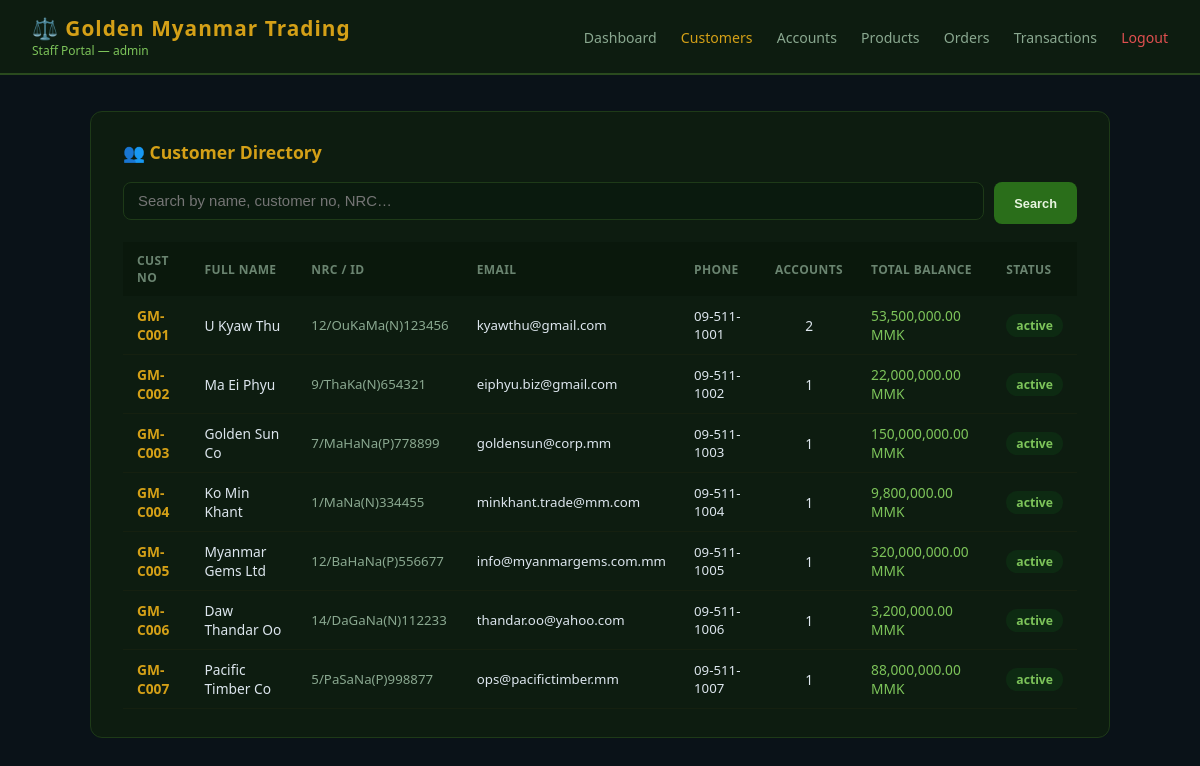
Screenshot of /lab/company-web-server/customers.php (signed in) with the database file from the repository.
### tables this page shows
CREATE TABLE IF NOT EXISTS customers (
    id         INT AUTO_INCREMENT PRIMARY KEY,
    cust_no    VARCHAR(20) UNIQUE NOT NULL,
    full_name  VARCHAR(100) NOT NULL,
    nrc_no     VARCHAR(30),                     
    email      VARCHAR(120),
    phone      VARCHAR(20),
    address    TEXT,
    status     ENUM('active','inactive','blacklisted') DEFAULT 'active',
    created_at DATETIME DEFAULT CURRENT_TIMESTAMP
);

### lab/company-web-server/customers.php (the view, shortened to what this page needs)
<?php
require 'db.php';
$search = isset($_GET['search']) ? $_GET['search'] : '';
$where  = '';
$customers = $conn->query(
    "SELECT c.*, COUNT(a.id) acc_count, SUM(a.balance) total_balance
     FROM customers c
     LEFT JOIN accounts a ON a.cust_no = c.cust_no
     $where
     GROUP BY c.id
     ORDER BY c.id ASC"
);
?>
<!DOCTYPE html>
<html lang="en">
<head>
<link rel="stylesheet" href="style.css">
</head>
<body>
<?php include 'nav.php'; ?>
<div class="container">
  <div class="card">
    <h2>👥 Customer Directory</h2>
    <form method="GET" style="display:flex;gap:10px;margin-bottom:18px">
      <div class="form-group" style="flex:1;margin:0">
        <input name="search" value="<?= htmlspecialchars($search) ?>"
               placeholder="Search by name, customer no, NRC…">
      </div>
      <button class="btn btn-sm" style="height:42px;padding:0 20px">Search</button>
    </form>
    <?php if ($customers === false || $customers->num_rows === 0): ?>
      <p style="color:#6a8470">No customers found.</p>
    <?php else: ?>
    <table>
      <tr>
        <th>Cust No</th><th>Full Name</th><th>NRC / ID</th>
        <th>Email</th><th>Phone</th><th>Accounts</th><th>Total Balance</th><th>Status</th>
      </tr>
      <?php while ($c = $customers->fetch_assoc()): ?>
      <tr>
        <td style="color:#d4a017;font-weight:600"><?= htmlspecialchars($c['cust_no']) ?></td>
        <td><?= htmlspecialchars($c['full_name']) ?></td>
        <td style="color:#8aa890;font-size:0.83rem"><?= htmlspecialchars($c['nrc_no'] ?? '—') ?></td>
        <td style="font-size:0.83rem"><?= htmlspecialchars($c['email'] ?? '—') ?></td>
        <td style="font-size:0.83rem"><?= htmlspecialchars($c['phone'] ?? '—') ?></td>
        <td style="text-align:center"><?= $c['acc_count'] ?></td>
        <td style="color:#7dc45a"><?= number_format($c['total_balance'] ?? 0, 2) ?> MMK</td>
        <td><span class="badge badge-<?= $c['status'] === 'active' ? 'active' : 'inactive' ?>"><?= $c['status'] ?></span></td>
      </tr>
      <?php endwhile; ?>
    </table>
    <?php endif; ?>
  </div>
</div>
</body>
</html>

### lab/company-web-server/style.css (style rules this page uses)
* { box-sizing: border-box; margin: 0; padding: 0; }
body { font-family: 'Segoe UI', sans-serif; background: #0a1218; color: #dde6ee; min-height: 100vh; }
.container { max-width: 1060px; margin: 36px auto; padding: 0 20px; }
.card { background: #0d1c10; border: 1px solid #1e3a18; border-radius: 12px; padding: 28px 32px; margin-bottom: 22px; }
.card h2 { color: #d4a017; margin-bottom: 18px; font-size: 1.1rem; display: flex; align-items: center; gap: 8px; }
.form-group { margin-bottom: 16px; }
.form-group input, .form-group select, .form-group textarea { width: 100%; padding: 10px 14px; background: #0a1a0e; border: 1px solid #1e3a18; border-radius: 8px; color: #dde6ee; font-size: 0.93rem; }
.btn { background: #2a6e1a; color: #e8f5e0; border: none; padding: 10px 26px; border-radius: 8px; cursor: pointer; font-size: 0.92rem; font-weight: 600; transition: background 0.2s; }
.btn-sm { padding: 5px 14px; font-size: 0.80rem; }
table { width: 100%; border-collapse: collapse; font-size: 0.86rem; }
th { background: #0a180c; color: #6a8470; padding: 10px 14px; text-align: left; font-weight: 600; text-transform: uppercase; font-size: 0.75rem; letter-spacing: 0.4px; }
td { padding: 10px 14px; border-bottom: 1px solid #152010; }
.badge { display: inline-block; padding: 3px 10px; border-radius: 20px; font-size: 0.76rem; font-weight: 600; }
.badge-active { background: #0d2a12; color: #7dc45a; }

### rows the page displays
customers: cust_no "GM-C001", full_name "U Kyaw Thu", nrc_no "12/OuKaMa(N)123456", email "kyawthu@gmail.com", phone "09-511-1001", acc_count "2", total_balance "53,500,000.00", status "active"
customers: cust_no "GM-C002", full_name "Ma Ei Phyu", nrc_no "9/ThaKa(N)654321", email "eiphyu.biz@gmail.com", phone "09-511-1002", acc_count "1", total_balance "22,000,000.00", status "active"
customers: cust_no "GM-C003", full_name "Golden Sun Co", nrc_no "7/MaHaNa(P)778899", email "goldensun@corp.mm", phone "09-511-1003", acc_count "1", total_balance "150,000,000.00", status "active"
customers: cust_no "GM-C004", full_name "Ko Min Khant", nrc_no "1/MaNa(N)334455", email "minkhant.trade@mm.com", phone "09-511-1004", acc_count "1", total_balance "9,800,000.00", status "active"
customers: cust_no "GM-C005", full_name "Myanmar Gems Ltd", nrc_no "12/BaHaNa(P)556677", email "info@myanmargems.com.mm", phone "09-511-1005", acc_count "1", total_balance "320,000,000.00", status "active"
customers: cust_no "GM-C006", full_name "Daw Thandar Oo", nrc_no "14/DaGaNa(N)112233", email "thandar.oo@yahoo.com", phone "09-511-1006", acc_count "1", total_balance "3,200,000.00", status "active"
customers: cust_no "GM-C007", full_name "Pacific Timber Co", nrc_no "5/PaSaNa(P)998877", email "ops@pacifictimber.mm", phone "09-511-1007", acc_count "1", total_balance "88,000,000.00", status "active"

### other values shown
$_SESSION['staff_role'] "admin"
